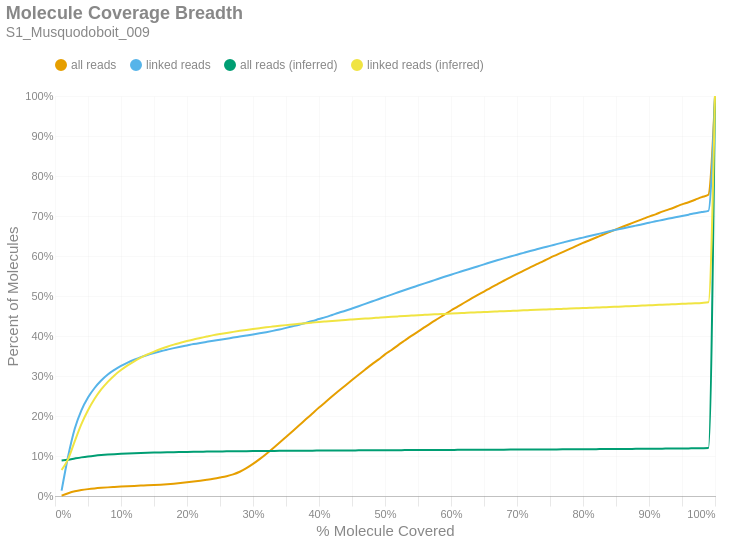

The cell this chart's notebook holds for it:
### Markdown cell above
### Molecule Read Coverage
This chart shows molecule coverage breadth as computed by the number of bases aligned to that molecule. In other words, "*how much of each unique long molecule is actually sequenced/aligned?*" Keep in mind there is a distinction between sequences and alignments, since some sequences belonging to a particular molecule may not align well and wouldn't appear in the alignment data. This chart also shows molecule coverage breadth as computed by the *inferred fragment* from which the aligned sequences originate. Unlike read coverage, this calculation takes into account the total insert size, including unsequenced gaps between the forward and reverse reads. Like the previous figures, these are cumulative percents.

### Code cell
if SKIPLR:
    print_html(f"Skipped")
else:
    binned_df = consolidated_hist(valids['coverage_bp'], mask, 0.01, True)
    binned_df_inf = consolidated_hist(valids['coverage_inserts'], mask, 0.01, True)
    binned_df = binned_df.with_columns(pl.lit(binned_df_inf['all reads (cumsum)']).alias('all reads (inferred)'))
    binned_df = binned_df.with_columns(pl.lit(binned_df_inf['linked reads (cumsum)']).alias('linked reads (inferred)'))
    binned_df = binned_df.with_columns(
        (pl.col('bin').cast(pl.Float64) + 0.01).alias('right_edge')
    )

    with SafeRender(binned_df):
        (
            density_plot(binned_df, 'Molecule Coverage Breadth', samplename, 'molcov', ['all reads (inferred)','linked reads (inferred)'])
            .encode(
                #x=alt.X('bin:Q', title="% Molecule Covered").axis(format = '%').scale(padding=0),
                x=alt.X('right_edge:Q', title="% Molecule Covered").axis(format='%').scale(padding=0),
                y=alt.Y('value:Q', title='Percent of Molecules')
                    .axis(format='%')
                    .stack(False)
                    .scale(domainMin=0, padding=0),
                color=alt.Color("key:N").scale(domain = ["all reads", "linked reads", "all reads (inferred)", "linked reads (inferred)"]),
                tooltip = [
                    alt.Tooltip("key:N", title = "Data Type"),
                    alt.Tooltip("range_label:N", title="% Molecule Covered"),
                    alt.Tooltip("value:Q", format = ".2%", title="% Molecules")
                ]
            )
        ).display()

### Figure 1 — Vega-Lite specification as saved in the notebook (floating-point values rounded to 4 significant figures)
{"width": "container", "height": 400, "config": {"title": {"anchor": "start", "dy": -15, "fontSize": 18, "color": "#888888", "subtitleColor": "#888888", "subtitleFontSize": 14}, "arc": {"fill": "#0072B2"}, "axis": {"domainColor": "#888888", "domainWidth": 0.5, "gridWidth": 0.2, "grid": false, "titleFontWeight": 400, "titleFontSize": 15, "labelFontSize": 11, "labelColor": "#888888", "tickColor": "#888888", "tickWidth": 0.2, "titleColor": "#888888"}, "axisBand": {"grid": false}, "axisX": {"grid": true, "tickSize": 10, "domainCap": "round"}, "axisY": {"domain": false, "grid": true, "tickSize": 0, "domainCap": "round"}, "background": "transparent", "header": {"labelFontSize": 15, "labelColor": "#888888", "titleFontSize": 15, "titleFontWeight": 600, "titleColor": "#888888"}, "legend": {"labelFont": "sans-serif", "labelFontSize": 12, "labelColor": "#888888", "symbolSize": 100, "symbolType": "circle", "titleFontSize": 12, "titlePadding": 10, "titleColor": "#888888", "title": null, "orient": "top"}, "range": {"category": ["#E69F00", "#56B4E9", "#009E73", "#F0E442", "#0072B2", "#D55E00", "#CC79A7", "#000000"], "diverging": ["#cfe8f3", "#a2d4ec", "#73bfe2", "#46abdb", "#1696d2", "#12719e"]}, "area": {"fill": "#0072B2", "fillOpacity": 0.7, "line": true, "strokeOpacity": 0.7}, "line": {"color": "#0072B2", "stroke": "#0072B2", "strokeWidth": 2}, "trail": {"color": "#0072B2", "stroke": "#0072B2", "strokeWidth": 0, "size": 1}, "point": {"filled": true, "fillOpacity": 1.0, "size": 95}, "text": {"color": "#888888", "fontSize": 11, "align": "right", "fontWeight": 400, "size": 11}, "bar": {"fill": "#0072B2", "stroke": null}, "view": {"stroke": null, "continuousWidth": 660, "continuousHeight": 400}}, "data": {"name": "data-c58e060465b995b678cc7c10daf28f7a"}, "mark": {"type": "line", "interpolate": "monotone", "point": {"opacity": 0, "size": 275}}, "encoding": {"color": {"field": "key", "scale": {"domain": ["all reads", "linked reads", "all reads (inferred)", "linked reads (inferred)"]}, "type": "nominal"}, "tooltip": [{"field": "key", "title": "Data Type", "type": "nominal"}, {"field": "range_label", "title": "% Molecule Covered", "type": "nominal"}, {"field": "value", "format": ".2%", "title": "% Molecules", "type": "quantitative"}], "x": {"axis": {"format": "%"}, "field": "right_edge", "scale": {"padding": 0}, "title": "% Molecule Covered", "type": "quantitative"}, "y": {"axis": {"format": "%"}, "field": "value", "scale": {"domainMin": 0, "padding": 0}, "stack": false, "title": "Percent of Molecules", "type": "quantitative"}}, "params": [{"name": "param_c36ac31b6afebe62", "select": {"type": "point", "fields": ["key"]}, "bind": "legend"}], "title": {"text": "Molecule Coverage Breadth", "subtitle": "S1_Musquodoboit_009"}, "transform": [{"fold": ["all reads (cumsum)", "linked reads (cumsum)", "all reads (inferred)", "linked reads (inferred)"]}, {"calculate": "replace(datum.key, ' (cumsum)', '')", "as": "key"}, {"filter": {"param": "param_c36ac31b6afebe62"}}], "usermeta": {"embedOptions": {"downloadFileName": "S1_Musquodoboit_009.molcov"}}, "$schema": "https://vega.github.io/schema/vega-lite/v6.1.0.json", "datasets": {"data-c58e060465b995b678cc7c10daf28f7a": [{"bin": "0.0", "interval": "0.0-0.01", "all reads": 0.001079, "linked reads": 0.01333, "all reads (cumsum)": 0.001079, "linked reads (cumsum)": 0.01333, "range_label": "0.0-0.01", "all reads (inferred)": 0.08889, "linked reads (inferred)": 0.06501, "right_edge": 0.01}, {"bin": "0.01", "interval": "0.01-0.02", "all reads": 0.005884, "linked reads": 0.08678, "all reads (cumsum)": 0.006963, "linked reads (cumsum)": 0.1001, "range_label": "0.01-0.02", "all reads (inferred)": 0.09084, "linked reads (inferred)": 0.09301, "right_edge": 0.02}, {"bin": "0.02", "interval": "0.02-0.03", "all reads": 0.004682, "linked reads": 0.06862, "all reads (cumsum)": 0.01165, "linked reads (cumsum)": 0.1687, "range_label": "0.02-0.03", "all reads (inferred)": 0.09377, "linked reads (inferred)": 0.1373, "right_edge": 0.03}, {"bin": "0.03", "interval": "0.03-0.04", "all reads": 0.003237, "linked reads": 0.04554, "all reads (cumsum)": 0.01488, "linked reads (cumsum)": 0.2143, "range_label": "0.03-0.04", "all reads (inferred)": 0.09655, "linked reads (inferred)": 0.1796, "right_edge": 0.04}, {"bin": "0.04", "interval": "0.04-0.05", "all reads": 0.00229, "linked reads": 0.03198, "all reads (cumsum)": 0.01717, "linked reads (cumsum)": 0.2462, "range_label": "0.04-0.05", "all reads (inferred)": 0.09891, "linked reads (inferred)": 0.2142, "right_edge": 0.05}, {"bin": "0.05", "interval": "0.05-0.06", "all reads": 0.001787, "linked reads": 0.02378, "all reads (cumsum)": 0.01896, "linked reads (cumsum)": 0.27, "range_label": "0.05-0.06", "all reads (inferred)": 0.1008, "linked reads (inferred)": 0.243, "right_edge": 0.06}, {"bin": "0.06", "interval": "0.06-0.07", "all reads": 0.001423, "linked reads": 0.01861, "all reads (cumsum)": 0.02038, "linked reads (cumsum)": 0.2886, "range_label": "0.06-0.07", "all reads (inferred)": 0.1023, "linked reads (inferred)": 0.2665, "right_edge": 0.07}, {"bin": "0.07", "interval": "0.07-0.08", "all reads": 0.001186, "linked reads": 0.01504, "all reads (cumsum)": 0.02157, "linked reads (cumsum)": 0.3037, "range_label": "0.07-0.08", "all reads (inferred)": 0.1036, "linked reads (inferred)": 0.2855, "right_edge": 0.08}, {"bin": "0.08", "interval": "0.08-0.09", "all reads": 0.001008, "linked reads": 0.01157, "all reads (cumsum)": 0.02258, "linked reads (cumsum)": 0.3152, "range_label": "0.08-0.09", "all reads (inferred)": 0.1046, "linked reads (inferred)": 0.3015, "right_edge": 0.09}, {"bin": "0.09", "interval": "0.09-0.1", "all reads": 0.0009552, "linked reads": 0.009863, "all reads (cumsum)": 0.02353, "linked reads (cumsum)": 0.3251, "range_label": "0.09-0.1", "all reads (inferred)": 0.1055, "linked reads (inferred)": 0.3148, "right_edge": 0.1}, {"bin": "0.1", "interval": "0.1-0.11", "all reads": 0.0008646, "linked reads": 0.008372, "all reads (cumsum)": 0.0244, "linked reads (cumsum)": 0.3335, "range_label": "0.1-0.11", "all reads (inferred)": 0.1063, "linked reads (inferred)": 0.3265, "right_edge": 0.11}, {"bin": "0.11", "interval": "0.11-0.12", "all reads": 0.0007982, "linked reads": 0.007182, "all reads (cumsum)": 0.02519, "linked reads (cumsum)": 0.3407, "range_label": "0.11-0.12", "all reads (inferred)": 0.1069, "linked reads (inferred)": 0.3368, "right_edge": 0.12}, {"bin": "0.12", "interval": "0.12-0.13", "all reads": 0.0007665, "linked reads": 0.006452, "all reads (cumsum)": 0.02596, "linked reads (cumsum)": 0.3471, "range_label": "0.12-0.13", "all reads (inferred)": 0.1075, "linked reads (inferred)": 0.346, "right_edge": 0.13}, {"bin": "0.13", "interval": "0.13-0.14", "all reads": 0.0007297, "linked reads": 0.005388, "all reads (cumsum)": 0.02669, "linked reads (cumsum)": 0.3525, "range_label": "0.13-0.14", "all reads (inferred)": 0.1081, "linked reads (inferred)": 0.3541, "right_edge": 0.14}, {"bin": "0.14", "interval": "0.14-0.15", "all reads": 0.0007968, "linked reads": 0.004846, "all reads (cumsum)": 0.02749, "linked reads (cumsum)": 0.3573, "range_label": "0.14-0.15", "all reads (inferred)": 0.1085, "linked reads (inferred)": 0.361, "right_edge": 0.15}, {"bin": "0.15", "interval": "0.15-0.16", "all reads": 0.0009406, "linked reads": 0.004559, "all reads (cumsum)": 0.02843, "linked reads (cumsum)": 0.3619, "range_label": "0.15-0.16", "all reads (inferred)": 0.1089, "linked reads (inferred)": 0.3674, "right_edge": 0.16}, {"bin": "0.16", "interval": "0.16-0.17", "all reads": 0.001151, "linked reads": 0.004006, "all reads (cumsum)": 0.02958, "linked reads (cumsum)": 0.3659, "range_label": "0.16-0.17", "all reads (inferred)": 0.1093, "linked reads (inferred)": 0.3733, "right_edge": 0.17}, {"bin": "0.17", "interval": "0.17-0.18", "all reads": 0.001325, "linked reads": 0.00375, "all reads (cumsum)": 0.0309, "linked reads (cumsum)": 0.3697, "range_label": "0.17-0.18", "all reads (inferred)": 0.1097, "linked reads (inferred)": 0.3784, "right_edge": 0.18}, {"bin": "0.18", "interval": "0.18-0.19", "all reads": 0.00158, "linked reads": 0.003547, "all reads (cumsum)": 0.03248, "linked reads (cumsum)": 0.3732, "range_label": "0.18-0.19", "all reads (inferred)": 0.11, "linked reads (inferred)": 0.383, "right_edge": 0.19}, {"bin": "0.19", "interval": "0.19-0.2", "all reads": 0.001786, "linked reads": 0.003307, "all reads (cumsum)": 0.03427, "linked reads (cumsum)": 0.3765, "range_label": "0.19-0.2", "all reads (inferred)": 0.1103, "linked reads (inferred)": 0.3874, "right_edge": 0.2}, {"bin": "0.2", "interval": "0.2-0.21", "all reads": 0.001934, "linked reads": 0.003265, "all reads (cumsum)": 0.0362, "linked reads (cumsum)": 0.3798, "range_label": "0.2-0.21", "all reads (inferred)": 0.1105, "linked reads (inferred)": 0.3915, "right_edge": 0.21}, {"bin": "0.21", "interval": "0.21-0.22", "all reads": 0.002137, "linked reads": 0.00289, "all reads (cumsum)": 0.03834, "linked reads (cumsum)": 0.3827, "range_label": "0.21-0.22", "all reads (inferred)": 0.1108, "linked reads (inferred)": 0.395, "right_edge": 0.22}, {"bin": "0.22", "interval": "0.22-0.23", "all reads": 0.002372, "linked reads": 0.002702, "all reads (cumsum)": 0.04071, "linked reads (cumsum)": 0.3854, "range_label": "0.22-0.23", "all reads (inferred)": 0.111, "linked reads (inferred)": 0.3987, "right_edge": 0.23}, {"bin": "0.23", "interval": "0.23-0.24", "all reads": 0.00257, "linked reads": 0.002624, "all reads (cumsum)": 0.04328, "linked reads (cumsum)": 0.388, "range_label": "0.23-0.24", "all reads (inferred)": 0.1112, "linked reads (inferred)": 0.4022, "right_edge": 0.24}, {"bin": "0.24", "interval": "0.24-0.25", "all reads": 0.002992, "linked reads": 0.002733, "all reads (cumsum)": 0.04627, "linked reads (cumsum)": 0.3907, "range_label": "0.24-0.25", "all reads (inferred)": 0.1114, "linked reads (inferred)": 0.4049, "right_edge": 0.25}, {"bin": "0.25", "interval": "0.25-0.26", "all reads": 0.003344, "linked reads": 0.002577, "all reads (cumsum)": 0.04962, "linked reads (cumsum)": 0.3933, "range_label": "0.25-0.26", "all reads (inferred)": 0.1116, "linked reads (inferred)": 0.4076, "right_edge": 0.26}, {"bin": "0.26", "interval": "0.26-0.27", "all reads": 0.004465, "linked reads": 0.002723, "all reads (cumsum)": 0.05408, "linked reads (cumsum)": 0.396, "range_label": "0.26-0.27", "all reads (inferred)": 0.1118, "linked reads (inferred)": 0.4103, "right_edge": 0.27}, {"bin": "0.27", "interval": "0.27-0.28", "all reads": 0.006557, "linked reads": 0.00253, "all reads (cumsum)": 0.06064, "linked reads (cumsum)": 0.3986, "range_label": "0.27-0.28", "all reads (inferred)": 0.112, "linked reads (inferred)": 0.4129, "right_edge": 0.28}, {"bin": "0.28", "interval": "0.28-0.29", "all reads": 0.008842, "linked reads": 0.002587, "all reads (cumsum)": 0.06948, "linked reads (cumsum)": 0.4011, "range_label": "0.28-0.29", "all reads (inferred)": 0.1121, "linked reads (inferred)": 0.4153, "right_edge": 0.29}, {"bin": "0.29", "interval": "0.29-0.3", "all reads": 0.01065, "linked reads": 0.002655, "all reads (cumsum)": 0.08013, "linked reads (cumsum)": 0.4038, "range_label": "0.29-0.3", "all reads (inferred)": 0.1123, "linked reads (inferred)": 0.4175, "right_edge": 0.3}, {"bin": "0.3", "interval": "0.3-0.31", "all reads": 0.01194, "linked reads": 0.002801, "all reads (cumsum)": 0.09208, "linked reads (cumsum)": 0.4066, "range_label": "0.3-0.31", "all reads (inferred)": 0.1124, "linked reads (inferred)": 0.4196, "right_edge": 0.31}, {"bin": "0.31", "interval": "0.31-0.32", "all reads": 0.01305, "linked reads": 0.002968, "all reads (cumsum)": 0.1051, "linked reads (cumsum)": 0.4096, "range_label": "0.31-0.32", "all reads (inferred)": 0.1126, "linked reads (inferred)": 0.4217, "right_edge": 0.32}, {"bin": "0.32", "interval": "0.32-0.33", "all reads": 0.01377, "linked reads": 0.003255, "all reads (cumsum)": 0.1189, "linked reads (cumsum)": 0.4128, "range_label": "0.32-0.33", "all reads (inferred)": 0.1127, "linked reads (inferred)": 0.4235, "right_edge": 0.33}, {"bin": "0.33", "interval": "0.33-0.34", "all reads": 0.01415, "linked reads": 0.003495, "all reads (cumsum)": 0.133, "linked reads (cumsum)": 0.4163, "range_label": "0.33-0.34", "all reads (inferred)": 0.1128, "linked reads (inferred)": 0.4255, "right_edge": 0.34}, {"bin": "0.34", "interval": "0.34-0.35", "all reads": 0.0145, "linked reads": 0.003938, "all reads (cumsum)": 0.1475, "linked reads (cumsum)": 0.4203, "range_label": "0.34-0.35", "all reads (inferred)": 0.113, "linked reads (inferred)": 0.4272, "right_edge": 0.35}, {"bin": "0.35", "interval": "0.35-0.36", "all reads": 0.01463, "linked reads": 0.003995, "all reads (cumsum)": 0.1622, "linked reads (cumsum)": 0.4243, "range_label": "0.35-0.36", "all reads (inferred)": 0.1131, "linked reads (inferred)": 0.4288, "right_edge": 0.36}, {"bin": "0.36", "interval": "0.36-0.37", "all reads": 0.01469, "linked reads": 0.004048, "all reads (cumsum)": 0.1768, "linked reads (cumsum)": 0.4283, "range_label": "0.36-0.37", "all reads (inferred)": 0.1132, "linked reads (inferred)": 0.4305, "right_edge": 0.37}, {"bin": "0.37", "interval": "0.37-0.38", "all reads": 0.01473, "linked reads": 0.004444, "all reads (cumsum)": 0.1916, "linked reads (cumsum)": 0.4327, "range_label": "0.37-0.38", "all reads (inferred)": 0.1133, "linked reads (inferred)": 0.4319, "right_edge": 0.38}, {"bin": "0.38", "interval": "0.38-0.39", "all reads": 0.0147, "linked reads": 0.004564, "all reads (cumsum)": 0.2063, "linked reads (cumsum)": 0.4373, "range_label": "0.38-0.39", "all reads (inferred)": 0.1134, "linked reads (inferred)": 0.4335, "right_edge": 0.39}, {"bin": "0.39", "interval": "0.39-0.4", "all reads": 0.01469, "linked reads": 0.005018, "all reads (cumsum)": 0.221, "linked reads (cumsum)": 0.4423, "range_label": "0.39-0.4", "all reads (inferred)": 0.1135, "linked reads (inferred)": 0.435, "right_edge": 0.4}, {"bin": "0.4", "interval": "0.4-0.41", "all reads": 0.01402, "linked reads": 0.004835, "all reads (cumsum)": 0.235, "linked reads (cumsum)": 0.4472, "range_label": "0.4-0.41", "all reads (inferred)": 0.1136, "linked reads (inferred)": 0.4364, "right_edge": 0.41}, {"bin": "0.41", "interval": "0.41-0.42", "all reads": 0.01416, "linked reads": 0.005409, "all reads (cumsum)": 0.2492, "linked reads (cumsum)": 0.4526, "range_label": "0.41-0.42", "all reads (inferred)": 0.1137, "linked reads (inferred)": 0.4377, "right_edge": 0.42}, {"bin": "0.42", "interval": "0.42-0.43", "all reads": 0.01381, "linked reads": 0.005456, "all reads (cumsum)": 0.263, "linked reads (cumsum)": 0.458, "range_label": "0.42-0.43", "all reads (inferred)": 0.1138, "linked reads (inferred)": 0.4389, "right_edge": 0.43}, {"bin": "0.43", "interval": "0.43-0.44", "all reads": 0.01345, "linked reads": 0.005117, "all reads (cumsum)": 0.2764, "linked reads (cumsum)": 0.4631, "range_label": "0.43-0.44", "all reads (inferred)": 0.1139, "linked reads (inferred)": 0.4401, "right_edge": 0.44}, {"bin": "0.44", "interval": "0.44-0.45", "all reads": 0.01352, "linked reads": 0.005581, "all reads (cumsum)": 0.2899, "linked reads (cumsum)": 0.4687, "range_label": "0.44-0.45", "all reads (inferred)": 0.114, "linked reads (inferred)": 0.4413, "right_edge": 0.45}, {"bin": "0.45", "interval": "0.45-0.46", "all reads": 0.01329, "linked reads": 0.005717, "all reads (cumsum)": 0.3032, "linked reads (cumsum)": 0.4744, "range_label": "0.45-0.46", "all reads (inferred)": 0.1141, "linked reads (inferred)": 0.4424, "right_edge": 0.46}, {"bin": "0.46", "interval": "0.46-0.47", "all reads": 0.01295, "linked reads": 0.005983, "all reads (cumsum)": 0.3162, "linked reads (cumsum)": 0.4804, "range_label": "0.46-0.47", "all reads (inferred)": 0.1142, "linked reads (inferred)": 0.4435, "right_edge": 0.47}, {"bin": "0.47", "interval": "0.47-0.48", "all reads": 0.0128, "linked reads": 0.005858, "all reads (cumsum)": 0.329, "linked reads (cumsum)": 0.4863, "range_label": "0.47-0.48", "all reads (inferred)": 0.1142, "linked reads (inferred)": 0.4446, "right_edge": 0.48}, {"bin": "0.48", "interval": "0.48-0.49", "all reads": 0.01191, "linked reads": 0.005654, "all reads (cumsum)": 0.3409, "linked reads (cumsum)": 0.4919, "range_label": "0.48-0.49", "all reads (inferred)": 0.1143, "linked reads (inferred)": 0.4458, "right_edge": 0.49}, {"bin": "0.49", "interval": "0.49-0.5", "all reads": 0.01322, "linked reads": 0.005826, "all reads (cumsum)": 0.3541, "linked reads (cumsum)": 0.4978, "range_label": "0.49-0.5", "all reads (inferred)": 0.1144, "linked reads (inferred)": 0.4469, "right_edge": 0.5}, {"bin": "0.5", "interval": "0.5-0.51", "all reads": 0.01102, "linked reads": 0.005665, "all reads (cumsum)": 0.3651, "linked reads (cumsum)": 0.5034, "range_label": "0.5-0.51", "all reads (inferred)": 0.1145, "linked reads (inferred)": 0.448, "right_edge": 0.51}, {"bin": "0.51", "interval": "0.51-0.52", "all reads": 0.01221, "linked reads": 0.005983, "all reads (cumsum)": 0.3773, "linked reads (cumsum)": 0.5094, "range_label": "0.51-0.52", "all reads (inferred)": 0.1146, "linked reads (inferred)": 0.4491, "right_edge": 0.52}, {"bin": "0.52", "interval": "0.52-0.53", "all reads": 0.01143, "linked reads": 0.005738, "all reads (cumsum)": 0.3887, "linked reads (cumsum)": 0.5151, "range_label": "0.52-0.53", "all reads (inferred)": 0.1147, "linked reads (inferred)": 0.4501, "right_edge": 0.53}, {"bin": "0.53", "interval": "0.53-0.54", "all reads": 0.01138, "linked reads": 0.005592, "all reads (cumsum)": 0.4001, "linked reads (cumsum)": 0.5207, "range_label": "0.53-0.54", "all reads (inferred)": 0.1148, "linked reads (inferred)": 0.451, "right_edge": 0.54}, {"bin": "0.54", "interval": "0.54-0.55", "all reads": 0.01089, "linked reads": 0.005336, "all reads (cumsum)": 0.411, "linked reads (cumsum)": 0.5261, "range_label": "0.54-0.55", "all reads (inferred)": 0.1149, "linked reads (inferred)": 0.452, "right_edge": 0.55}, {"bin": "0.55", "interval": "0.55-0.56", "all reads": 0.011, "linked reads": 0.005404, "all reads (cumsum)": 0.422, "linked reads (cumsum)": 0.5315, "range_label": "0.55-0.56", "all reads (inferred)": 0.1149, "linked reads (inferred)": 0.4528, "right_edge": 0.56}, {"bin": "0.56", "interval": "0.56-0.57", "all reads": 0.0108, "linked reads": 0.005477, "all reads (cumsum)": 0.4328, "linked reads (cumsum)": 0.537, "range_label": "0.56-0.57", "all reads (inferred)": 0.115, "linked reads (inferred)": 0.4536, "right_edge": 0.57}, {"bin": "0.57", "interval": "0.57-0.58", "all reads": 0.01033, "linked reads": 0.005586, "all reads (cumsum)": 0.4431, "linked reads (cumsum)": 0.5425, "range_label": "0.57-0.58", "all reads (inferred)": 0.1151, "linked reads (inferred)": 0.4545, "right_edge": 0.58}, {"bin": "0.58", "interval": "0.58-0.59", "all reads": 0.01033, "linked reads": 0.005477, "all reads (cumsum)": 0.4535, "linked reads (cumsum)": 0.548, "range_label": "0.58-0.59", "all reads (inferred)": 0.1152, "linked reads (inferred)": 0.4553, "right_edge": 0.59}, {"bin": "0.59", "interval": "0.59-0.6", "all reads": 0.01032, "linked reads": 0.005289, "all reads (cumsum)": 0.4638, "linked reads (cumsum)": 0.5533, "range_label": "0.59-0.6", "all reads (inferred)": 0.1152, "linked reads (inferred)": 0.4562, "right_edge": 0.6}, {"bin": "0.6", "interval": "0.6-0.61", "all reads": 0.009594, "linked reads": 0.00508, "all reads (cumsum)": 0.4734, "linked reads (cumsum)": 0.5584, "range_label": "0.6-0.61", "all reads (inferred)": 0.1153, "linked reads (inferred)": 0.457, "right_edge": 0.61}, {"bin": "0.61", "interval": "0.61-0.62", "all reads": 0.009759, "linked reads": 0.005289, "all reads (cumsum)": 0.4831, "linked reads (cumsum)": 0.5637, "range_label": "0.61-0.62", "all reads (inferred)": 0.1154, "linked reads (inferred)": 0.4578, "right_edge": 0.62}, {"bin": "0.62", "interval": "0.62-0.63", "all reads": 0.009512, "linked reads": 0.005122, "all reads (cumsum)": 0.4927, "linked reads (cumsum)": 0.5688, "range_label": "0.62-0.63", "all reads (inferred)": 0.1155, "linked reads (inferred)": 0.4585, "right_edge": 0.63}, {"bin": "0.63", "interval": "0.63-0.64", "all reads": 0.0094, "linked reads": 0.005133, "all reads (cumsum)": 0.5021, "linked reads (cumsum)": 0.5739, "range_label": "0.63-0.64", "all reads (inferred)": 0.1155, "linked reads (inferred)": 0.4592, "right_edge": 0.64}, {"bin": "0.64", "interval": "0.64-0.65", "all reads": 0.009113, "linked reads": 0.005122, "all reads (cumsum)": 0.5112, "linked reads (cumsum)": 0.5791, "range_label": "0.64-0.65", "all reads (inferred)": 0.1156, "linked reads (inferred)": 0.4599, "right_edge": 0.65}, {"bin": "0.65", "interval": "0.65-0.66", "all reads": 0.009277, "linked reads": 0.005164, "all reads (cumsum)": 0.5204, "linked reads (cumsum)": 0.5842, "range_label": "0.65-0.66", "all reads (inferred)": 0.1157, "linked reads (inferred)": 0.4606, "right_edge": 0.66}, {"bin": "0.66", "interval": "0.66-0.67", "all reads": 0.008773, "linked reads": 0.004976, "all reads (cumsum)": 0.5292, "linked reads (cumsum)": 0.5892, "range_label": "0.66-0.67", "all reads (inferred)": 0.1158, "linked reads (inferred)": 0.4614, "right_edge": 0.67}, {"bin": "0.67", "interval": "0.67-0.68", "all reads": 0.008878, "linked reads": 0.004804, "all reads (cumsum)": 0.5381, "linked reads (cumsum)": 0.594, "range_label": "0.67-0.68", "all reads (inferred)": 0.1159, "linked reads (inferred)": 0.4622, "right_edge": 0.68}, {"bin": "0.68", "interval": "0.68-0.69", "all reads": 0.008457, "linked reads": 0.004767, "all reads (cumsum)": 0.5466, "linked reads (cumsum)": 0.5988, "range_label": "0.68-0.69", "all reads (inferred)": 0.116, "linked reads (inferred)": 0.4628, "right_edge": 0.69}, {"bin": "0.69", "interval": "0.69-0.7", "all reads": 0.008553, "linked reads": 0.004522, "all reads (cumsum)": 0.5551, "linked reads (cumsum)": 0.6033, "range_label": "0.69-0.7", "all reads (inferred)": 0.116, "linked reads (inferred)": 0.4634, "right_edge": 0.7}, {"bin": "0.7", "interval": "0.7-0.71", "all reads": 0.008208, "linked reads": 0.004548, "all reads (cumsum)": 0.5633, "linked reads (cumsum)": 0.6078, "range_label": "0.7-0.71", "all reads (inferred)": 0.1161, "linked reads (inferred)": 0.4641, "right_edge": 0.71}, {"bin": "0.71", "interval": "0.71-0.72", "all reads": 0.00815, "linked reads": 0.004512, "all reads (cumsum)": 0.5715, "linked reads (cumsum)": 0.6123, "range_label": "0.71-0.72", "all reads (inferred)": 0.1162, "linked reads (inferred)": 0.4647, "right_edge": 0.72}, {"bin": "0.72", "interval": "0.72-0.73", "all reads": 0.008135, "linked reads": 0.004402, "all reads (cumsum)": 0.5796, "linked reads (cumsum)": 0.6167, "range_label": "0.72-0.73", "all reads (inferred)": 0.1163, "linked reads (inferred)": 0.4653, "right_edge": 0.73}, {"bin": "0.73", "interval": "0.73-0.74", "all reads": 0.00776, "linked reads": 0.004376, "all reads (cumsum)": 0.5874, "linked reads (cumsum)": 0.6211, "range_label": "0.73-0.74", "all reads (inferred)": 0.1164, "linked reads (inferred)": 0.466, "right_edge": 0.74}, {"bin": "0.74", "interval": "0.74-0.75", "all reads": 0.008172, "linked reads": 0.004157, "all reads (cumsum)": 0.5955, "linked reads (cumsum)": 0.6253, "range_label": "0.74-0.75", "all reads (inferred)": 0.1165, "linked reads (inferred)": 0.4667, "right_edge": 0.75}, {"bin": "0.75", "interval": "0.75-0.76", "all reads": 0.007418, "linked reads": 0.004376, "all reads (cumsum)": 0.603, "linked reads (cumsum)": 0.6297, "range_label": "0.75-0.76", "all reads (inferred)": 0.1166, "linked reads (inferred)": 0.4673, "right_edge": 0.76}, {"bin": "0.76", "interval": "0.76-0.77", "all reads": 0.007549, "linked reads": 0.004235, "all reads (cumsum)": 0.6105, "linked reads (cumsum)": 0.6339, "range_label": "0.76-0.77", "all reads (inferred)": 0.1166, "linked reads (inferred)": 0.4679, "right_edge": 0.77}, {"bin": "0.77", "interval": "0.77-0.78", "all reads": 0.007377, "linked reads": 0.004178, "all reads (cumsum)": 0.6179, "linked reads (cumsum)": 0.6381, "range_label": "0.77-0.78", "all reads (inferred)": 0.1167, "linked reads (inferred)": 0.4686, "right_edge": 0.78}, {"bin": "0.78", "interval": "0.78-0.79", "all reads": 0.007249, "linked reads": 0.004058, "all reads (cumsum)": 0.6251, "linked reads (cumsum)": 0.6421, "range_label": "0.78-0.79", "all reads (inferred)": 0.1168, "linked reads (inferred)": 0.4692, "right_edge": 0.79}, {"bin": "0.79", "interval": "0.79-0.8", "all reads": 0.007493, "linked reads": 0.003834, "all reads (cumsum)": 0.6326, "linked reads (cumsum)": 0.646, "range_label": "0.79-0.8", "all reads (inferred)": 0.117, "linked reads (inferred)": 0.4698, "right_edge": 0.8}, {"bin": "0.8", "interval": "0.8-0.81", "all reads": 0.006744, "linked reads": 0.003995, "all reads (cumsum)": 0.6394, "linked reads (cumsum)": 0.65, "range_label": "0.8-0.81", "all reads (inferred)": 0.117, "linked reads (inferred)": 0.4705, "right_edge": 0.81}, {"bin": "0.81", "interval": "0.81-0.82", "all reads": 0.006887, "linked reads": 0.003834, "all reads (cumsum)": 0.6463, "linked reads (cumsum)": 0.6538, "range_label": "0.81-0.82", "all reads (inferred)": 0.1172, "linked reads (inferred)": 0.4711, "right_edge": 0.82}, {"bin": "0.82", "interval": "0.82-0.83", "all reads": 0.006968, "linked reads": 0.004011, "all reads (cumsum)": 0.6532, "linked reads (cumsum)": 0.6578, "range_label": "0.82-0.83", "all reads (inferred)": 0.1173, "linked reads (inferred)": 0.4718, "right_edge": 0.83}, {"bin": "0.83", "interval": "0.83-0.84", "all reads": 0.006732, "linked reads": 0.003891, "all reads (cumsum)": 0.66, "linked reads (cumsum)": 0.6617, "range_label": "0.83-0.84", "all reads (inferred)": 0.1174, "linked reads (inferred)": 0.4725, "right_edge": 0.84}, {"bin": "0.84", "interval": "0.84-0.85", "all reads": 0.006623, "linked reads": 0.003703, "all reads (cumsum)": 0.6666, "linked reads (cumsum)": 0.6654, "range_label": "0.84-0.85", "all reads (inferred)": 0.1175, "linked reads (inferred)": 0.4732, "right_edge": 0.85}, {"bin": "0.85", "interval": "0.85-0.86", "all reads": 0.006513, "linked reads": 0.003463, "all reads (cumsum)": 0.6731, "linked reads (cumsum)": 0.6689, "range_label": "0.85-0.86", "all reads (inferred)": 0.1176, "linked reads (inferred)": 0.4739, "right_edge": 0.86}, {"bin": "0.86", "interval": "0.86-0.87", "all reads": 0.006395, "linked reads": 0.003583, "all reads (cumsum)": 0.6795, "linked reads (cumsum)": 0.6724, "range_label": "0.86-0.87", "all reads (inferred)": 0.1177, "linked reads (inferred)": 0.4745, "right_edge": 0.87}, {"bin": "0.87", "interval": "0.87-0.88", "all reads": 0.006386, "linked reads": 0.003463, "all reads (cumsum)": 0.6859, "linked reads (cumsum)": 0.6759, "range_label": "0.87-0.88", "all reads (inferred)": 0.1179, "linked reads (inferred)": 0.4752, "right_edge": 0.88}, {"bin": "0.88", "interval": "0.88-0.89", "all reads": 0.006187, "linked reads": 0.00351, "all reads (cumsum)": 0.6921, "linked reads (cumsum)": 0.6794, "range_label": "0.88-0.89", "all reads (inferred)": 0.118, "linked reads (inferred)": 0.476, "right_edge": 0.89}, {"bin": "0.89", "interval": "0.89-0.9", "all reads": 0.006353, "linked reads": 0.003865, "all reads (cumsum)": 0.6984, "linked reads (cumsum)": 0.6833, "range_label": "0.89-0.9", "all reads (inferred)": 0.1181, "linked reads (inferred)": 0.4768, "right_edge": 0.9}, {"bin": "0.9", "interval": "0.9-0.91", "all reads": 0.00581, "linked reads": 0.003354, "all reads (cumsum)": 0.7042, "linked reads (cumsum)": 0.6866, "range_label": "0.9-0.91", "all reads (inferred)": 0.1183, "linked reads (inferred)": 0.4774, "right_edge": 0.91}, {"bin": "0.91", "interval": "0.91-0.92", "all reads": 0.00661, "linked reads": 0.003489, "all reads (cumsum)": 0.7108, "linked reads (cumsum)": 0.6901, "range_label": "0.91-0.92", "all reads (inferred)": 0.1184, "linked reads (inferred)": 0.4782, "right_edge": 0.92}, {"bin": "0.92", "interval": "0.92-0.93", "all reads": 0.005652, "linked reads": 0.003396, "all reads (cumsum)": 0.7165, "linked reads (cumsum)": 0.6935, "range_label": "0.92-0.93", "all reads (inferred)": 0.1186, "linked reads (inferred)": 0.4789, "right_edge": 0.93}, {"bin": "0.93", "interval": "0.93-0.94", "all reads": 0.006143, "linked reads": 0.003088, "all reads (cumsum)": 0.7226, "linked reads (cumsum)": 0.6966, "range_label": "0.93-0.94", "all reads (inferred)": 0.1187, "linked reads (inferred)": 0.4796, "right_edge": 0.94}, {"bin": "0.94", "interval": "0.94-0.95", "all reads": 0.006451, "linked reads": 0.003396, "all reads (cumsum)": 0.7291, "linked reads (cumsum)": 0.7, "range_label": "0.94-0.95", "all reads (inferred)": 0.1189, "linked reads (inferred)": 0.4803, "right_edge": 0.95}, {"bin": "0.95", "interval": "0.95-0.96", "all reads": 0.005348, "linked reads": 0.003354, "all reads (cumsum)": 0.7344, "linked reads (cumsum)": 0.7034, "range_label": "0.95-0.96", "all reads (inferred)": 0.1191, "linked reads (inferred)": 0.4811, "right_edge": 0.96}, {"bin": "0.96", "interval": "0.96-0.97", "all reads": 0.00627, "linked reads": 0.0035, "all reads (cumsum)": 0.7407, "linked reads (cumsum)": 0.7069, "range_label": "0.96-0.97", "all reads (inferred)": 0.1192, "linked reads (inferred)": 0.4819, "right_edge": 0.97}, {"bin": "0.97", "interval": "0.97-0.98", "all reads": 0.006379, "linked reads": 0.002874, "all reads (cumsum)": 0.7471, "linked reads (cumsum)": 0.7097, "range_label": "0.97-0.98", "all reads (inferred)": 0.1194, "linked reads (inferred)": 0.4828, "right_edge": 0.98}, {"bin": "0.98", "interval": "0.98-0.99", "all reads": 0.006025, "linked reads": 0.003109, "all reads (cumsum)": 0.7531, "linked reads (cumsum)": 0.7128, "range_label": "0.98-0.99", "all reads (inferred)": 0.1197, "linked reads (inferred)": 0.4841, "right_edge": 0.99}, {"bin": "0.99", "interval": "0.99-1.0", "all reads": 0.2469, "linked reads": 0.2872, "all reads (cumsum)": 1.0, "linked reads (cumsum)": 1.0, "range_label": "0.99-1.0", "all reads (inferred)": 1.0, "linked reads (inferred)": 1.0, "right_edge": 1.0}]}}
